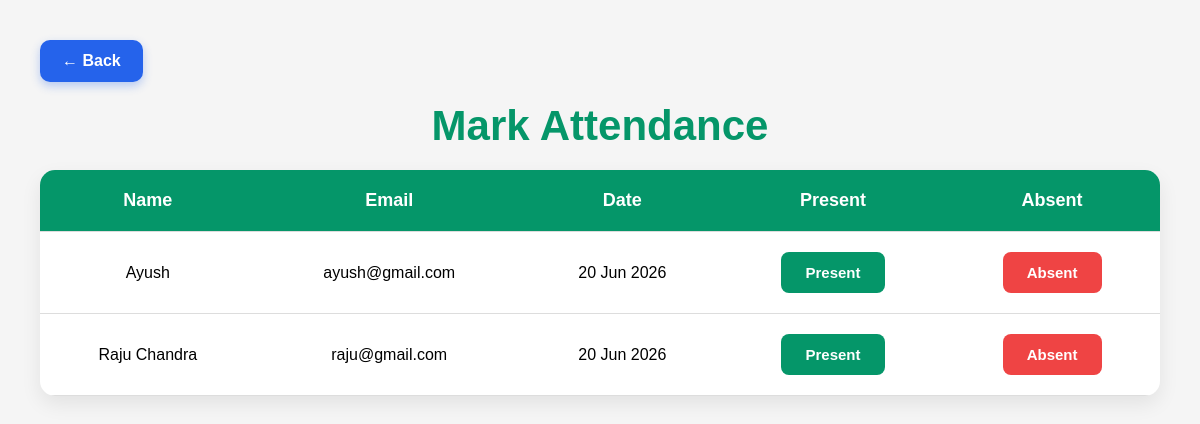
The page /mark-attendance/ on the database as committed earlier.
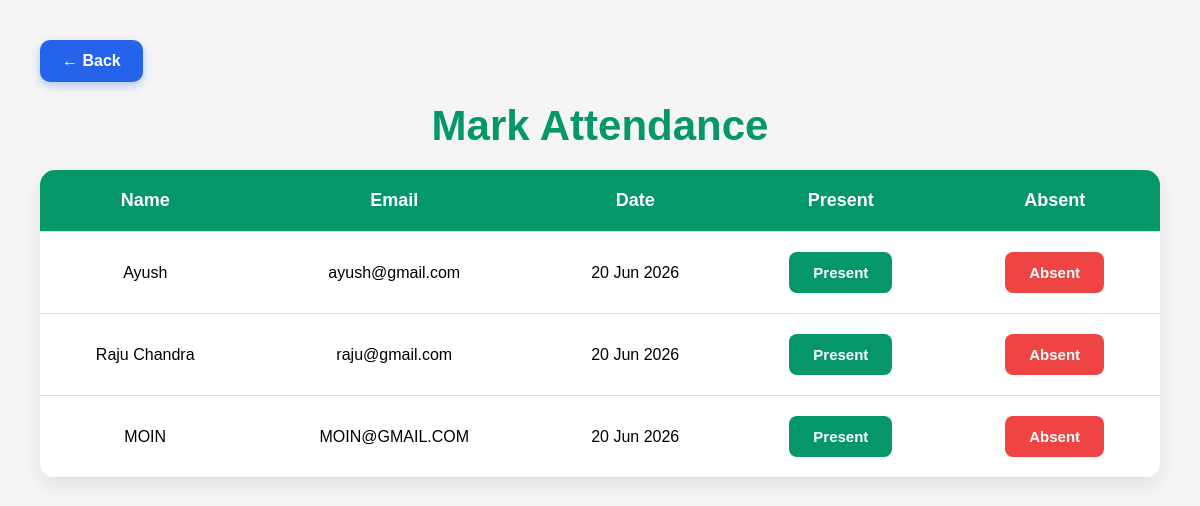
The same page on the database as committed later.
### core/models.py (models this page shows, shortened)
class Register(models.Model):
    ROLE_CHOICES = (
        ('Student','Student'),
        ('Teacher','Teacher'),
    )
    name = models.CharField(max_length=100)
    email = models.EmailField(unique=True)
    phone = models.CharField(max_length=15)
    role = models.CharField(max_length=20, choices=ROLE_CHOICES)
    password = models.CharField(max_length=100)
    address = models.TextField(null=True, blank=True)
    profile_image = models.ImageField(upload_to='profiles/',null=True,blank=True)

### core/views.py (the view, shortened to what this page needs)
# urls.py: path('mark-attendance/',views.mark_attendance,name='mark_attendance'),
def mark_attendance(request):
    students = Register.objects.filter(
        role='Student'
    )
    today = date.today()
    message = ""
    student_data = []
    for student in students:
        attendance = Attendance.objects.filter(
            student=student,
            date=today
        ).first()
        if attendance:
            current_status = attendance.status
        else:
            current_status = ""
        student_data.append({
            'student':student,
            'status':current_status
        })
    context = {
        'student_data':student_data,
        'message':message
    }
    return render(
        request,
        'mark_attendance.html',
        context
    )

### templates/mark_attendance.html (shortened to what this page needs)
<!DOCTYPE html>
<html lang="en">
<head>
</head>
<body>
    <div class="top-section">
        <a href="/teacher-dashboard/" class="back-btn">
            ← Back
        </a>
    </div>
    <h1>Mark Attendance</h1>
    <table>
        <tr>
            <th>Name</th>
            <th>Email</th>
            <th>Date</th>
            <th>Present</th>
            <th>Absent</th>
        </tr>
        {% for item in student_data %}
        <tr>
            <td>
                {{item.student.name}}
            </td>
            <td>
                {{item.student.email}}
            </td>
            <td>
                {% now "d M Y" %}
            </td>
            <td>
                {% if item.status == "Present" %}
                    <button class="present-btn disabled-btn" disabled>
                        Present Marked
                    </button>
                {% else %}
                <form method="POST">
                    <button class="present-btn">
                        Present
                    </button>
                </form>
                {% endif %}
            </td>
            <td>
                {% if item.status == "Absent" %}
                    <button class="absent-btn disabled-btn" disabled>
                        Absent Marked
                    </button>
                {% else %}
                <form method="POST">
                    <button class="absent-btn">
                        Absent
                    </button>
                </form>
                {% endif %}
            </td>
        </tr>
        {% endfor %}
    </table>
</body>
</html>

Rows that differ between the two databases and show on the page:
added Register: student.name "MOIN", student.email "MOIN@GMAIL.COM", now "20 Jun 2026"
